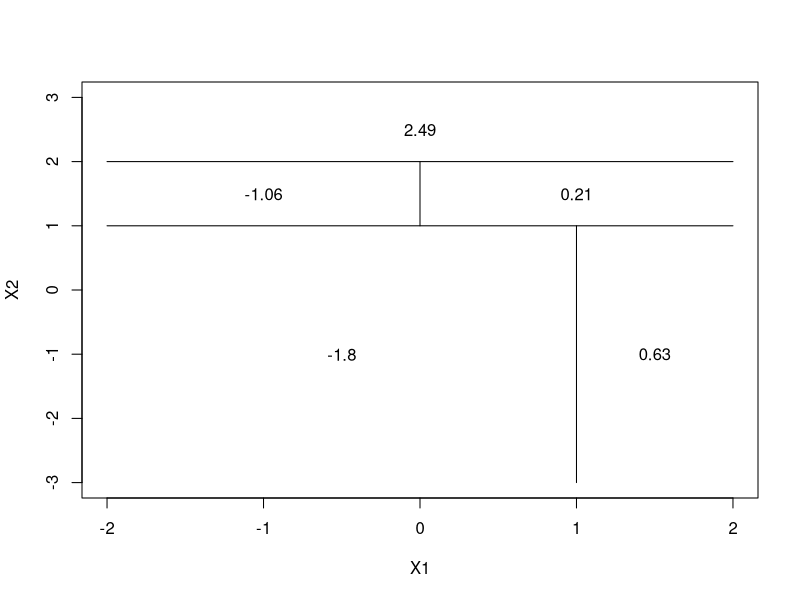

Generate this figure with R:
#a
#[X1 < 1]
#|      |
# [X2 < 1]      5
#|      |
#  [X1 < 0]      15
#|      |
#  3      [X2<0]
#|    |
#  10    0
#b
par(xpd = NA)
plot(NA, NA, type = "n", xlim = c(-2, 2), ylim = c(-3, 3), xlab = "X1", ylab = "X2")
# X2 < 1
lines(x = c(-2, 2), y = c(1, 1))
# X1 < 1 with X2 < 1
lines(x = c(1, 1), y = c(-3, 1))
text(x = (-2 + 1)/2, y = -1, labels = c(-1.8))
text(x = 1.5, y = -1, labels = c(0.63))
# X2 < 2 with X2 >= 1
lines(x = c(-2, 2), y = c(2, 2))
text(x = 0, y = 2.5, labels = c(2.49))
# X1 < 0 with X2<2 and X2>=1
lines(x = c(0, 0), y = c(1, 2))
text(x = -1, y = 1.5, labels = c(-1.06))
text(x = 1, y = 1.5, labels = c(0.21))

